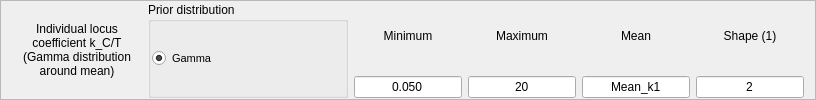
         <widget class="QFrame" name="ilc1Frame">
          <property name="maximumSize">
           <size>
            <width>16777215</width>
            <height>100</height>
           </size>
          </property>
          <property name="frameShape">
           <enum>QFrame::StyledPanel</enum>
          </property>
          <property name="frameShadow">
           <enum>QFrame::Raised</enum>
          </property>
          <layout class="QHBoxLayout" name="horizontalLayout_3">
           <property name="topMargin">
            <number>1</number>
           </property>
           <property name="bottomMargin">
            <number>1</number>
           </property>
           <item>
            <widget class="QLabel" name="ilc1Label">
             <property name="minimumSize">
              <size>
               <width>130</width>
               <height>0</height>
              </size>
             </property>
             <property name="maximumSize">
              <size>
               <width>130</width>
               <height>16777215</height>
              </size>
             </property>
             <property name="font">
              <font>
               <pointsize>9</pointsize>
              </font>
             </property>
             <property name="text">
              <string>Individual locus
coefficient k_C/T
(Gamma distribution
around mean)</string>
             </property>
             <property name="alignment">
              <set>Qt::AlignCenter</set>
             </property>
            </widget>
           </item>
           <item>
            <widget class="QGroupBox" name="groupBox_2">
             <property name="minimumSize">
              <size>
               <width>200</width>
               <height>0</height>
              </size>
             </property>
             <property name="maximumSize">
              <size>
               <width>200</width>
               <height>16777215</height>
              </size>
             </property>
             <property name="title">
              <string>Prior distribution</string>
             </property>
             <layout class="QHBoxLayout" name="horizontalLayout_4">
              <property name="spacing">
               <number>1</number>
              </property>
              <property name="leftMargin">
               <number>1</number>
              </property>
              <property name="rightMargin">
               <number>1</number>
              </property>
              <item>
               <widget class="QRadioButton" name="radioButton_6">
                <property name="font">
                 <font>
                  <pointsize>8</pointsize>
                 </font>
                </property>
                <property name="text">
                 <string>Gamma</string>
                </property>
                <property name="checked">
                 <bool>true</bool>
                </property>
               </widget>
              </item>
             </layout>
            </widget>
           </item>
           <item>
            <layout class="QVBoxLayout" name="verticalLayout_5">
             <item>
              <widget class="QLabel" name="label_9">
               <property name="maximumSize">
                <size>
                 <width>16777215</width>
                 <height>16777215</height>
                </size>
               </property>
               <property name="text">
                <string>Minimum</string>
               </property>
               <property name="alignment">
                <set>Qt::AlignCenter</set>
               </property>
              </widget>
             </item>
             <item>
              <widget class="QLineEdit" name="ilc1MinEdit">
               <property name="maximumSize">
                <size>
                 <width>16777215</width>
                 <height>16777215</height>
                </size>
               </property>
               <property name="text">
                <string>0.050</string>
               </property>
               <property name="alignment">
                <set>Qt::AlignCenter</set>
               </property>
              </widget>
             </item>
            </layout>
           </item>
           <item>
            <layout class="QVBoxLayout" name="verticalLayout_7">
             <item>
              <widget class="QLabel" name="label_10">
               <property name="maximumSize">
                <size>
                 <width>16777215</width>
                 <height>16777215</height>
                </size>
               </property>
               <property name="text">
                <string>Maximum</string>
               </property>
               <property name="alignment">
                <set>Qt::AlignCenter</set>
               </property>
              </widget>
             </item>
             <item>
              <widget class="QLineEdit" name="ilc1MaxEdit">
               <property name="maximumSize">
                <size>
                 <width>16777215</width>
                 <height>16777215</height>
                </size>
               </property>
               <property name="text">
                <string>20</string>
               </property>
               <property name="alignment">
                <set>Qt::AlignCenter</set>
               </property>
              </widget>
             </item>
            </layout>
           </item>
           <item>
            <layout class="QVBoxLayout" name="verticalLayout_8">
             <item>
              <widget class="QLabel" name="label_11">
               <property name="maximumSize">
                <size>
                 <width>16777215</width>
                 <height>16777215</height>
                </size>
               </property>
               <property name="text">
                <string>Mean</string>
               </property>
               <property name="alignment">
                <set>Qt::AlignCenter</set>
               </property>
              </widget>
             </item>
             <item>
              <widget class="QLineEdit" name="ilc1MeanEdit">
               <property name="maximumSize">
                <size>
                 <width>16777215</width>
                 <height>16777215</height>
                </size>
               </property>
               <property name="text">
                <string>Mean_k1</string>
               </property>
               <property name="alignment">
                <set>Qt::AlignCenter</set>
               </property>
              </widget>
             </item>
            </layout>
           </item>
           <item>
            <layout class="QVBoxLayout" name="verticalLayout_9">
             <item>
              <widget class="QLabel" name="label_12">
               <property name="maximumSize">
                <size>
                 <width>16777215</width>
                 <height>16777215</height>
                </size>
               </property>
               <property name="text">
                <string>Shape (1)</string>
               </property>
               <property name="alignment">
                <set>Qt::AlignCenter</set>
               </property>
              </widget>
             </item>
             <item>
              <widget class="QLineEdit" name="ilc1ShapeEdit">
               <property name="maximumSize">
                <size>
                 <width>16777215</width>
                 <height>16777215</height>
                </size>
               </property>
               <property name="text">
                <string>2</string>
               </property>
               <property name="alignment">
                <set>Qt::AlignCenter</set>
               </property>
              </widget>
             </item>
            </layout>
           </item>
          </layout>
         </widget>
